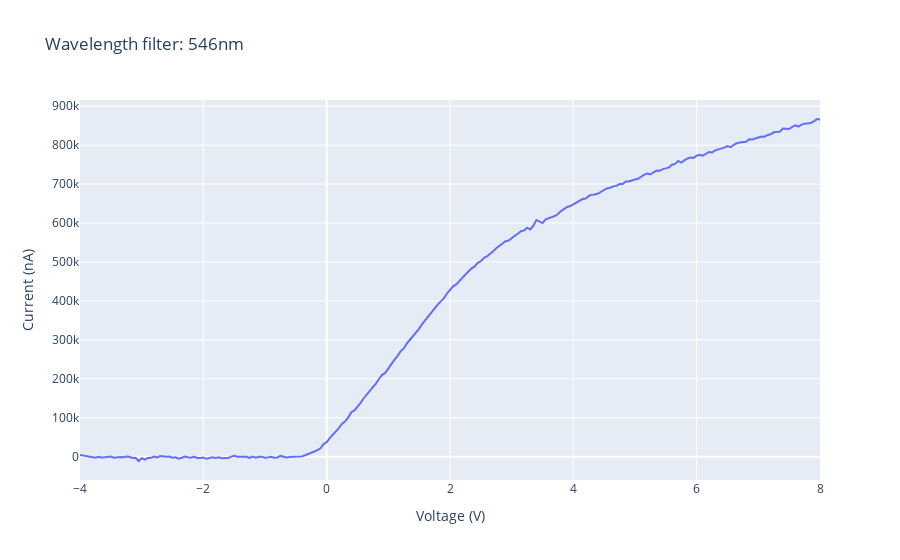

Source (notebook cell):
### Code cell
# plot df_4
fig = go.Figure()
fig.add_trace(go.Scatter(x=df_4['applied voltage (volts)'], y=df_4['measured current (nanoamps)'], mode='lines'))
fig.update_layout(title='Wavelength filter: 546nm', xaxis_title='Voltage (V)', yaxis_title='Current (nA)')
fig.show()

### Figure 1 — Plotly figure (JSON) as saved in the notebook; plotly's stock layout.template omitted (floating-point values rounded to 4 significant figures; data arrays with more than 128 entries replaced by an {"elided": "..."} marker saying what was removed)
{"data": [{"mode": "lines", "type": "scatter", "x": {"elided": "241 float values"}, "y": {"elided": "241 float values"}}], "layout": {"title": {"text": "Wavelength filter: 546nm"}, "xaxis": {"title": {"text": "Voltage (V)"}}, "yaxis": {"title": {"text": "Current (nA)"}}}}
